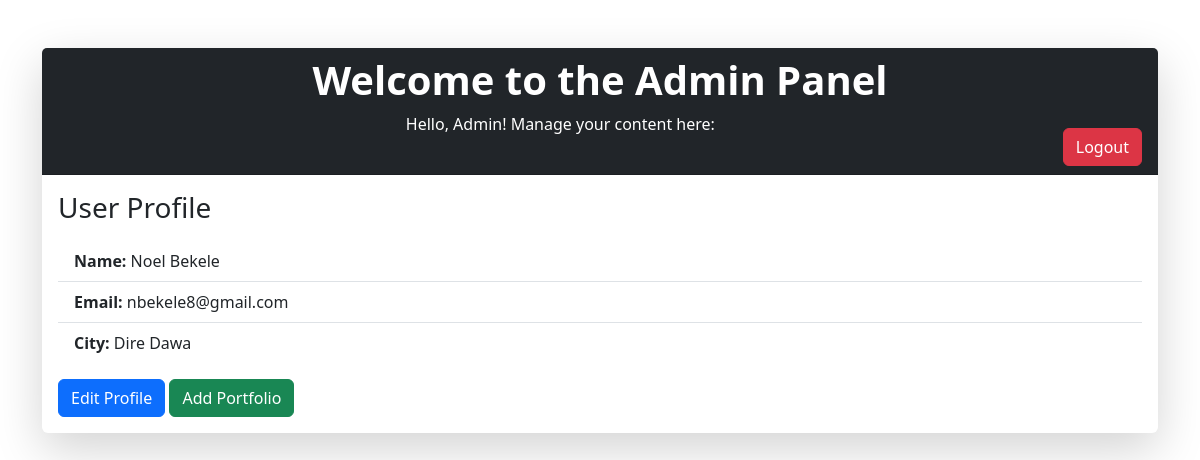
Screenshot of /dashboard.php (signed in) with the database file from the repository.
### tables this page shows
CREATE TABLE `users` (
  `id` bigint(20) UNSIGNED NOT NULL,
  `name` varchar(255) NOT NULL,
  `email` varchar(255) NOT NULL,
  `title_name` varchar(255) NOT NULL,
  `email_verified_at` timestamp NULL DEFAULT NULL,
  `password` varchar(255) NOT NULL,
  `s_title` text NOT NULL,
  `l_title` text NOT NULL,
  `b_day` varchar(255) NOT NULL,
  `about` text NOT NULL,
  `website` varchar(255) NOT NULL,
  `phone` varchar(255) NOT NULL,
  `city` varchar(255) NOT NULL,
  `age` varchar(255) NOT NULL,
  `degree` varchar(255) NOT NULL,
  `freelance` tinyint(1) DEFAULT 1,
  `remember_token` varchar(100) DEFAULT NULL,
  `created_at` timestamp NOT NULL DEFAULT current_timestamp(),
  `updated_at` timestamp NOT NULL DEFAULT current_timestamp() ON UPDATE current_timestamp()
);

### dashboard.php (the view, shortened to what this page needs)
<?php
include 'db.php';
$stmt = $pdo->prepare("SELECT * FROM users WHERE id = ?");
$stmt->execute([1]);
$user = $stmt->fetch(PDO::FETCH_ASSOC);
?>
<!DOCTYPE html>
<html lang="en">
<head>
    <link href="https://cdn.jsdelivr.net/npm/bootstrap@5.3.3/dist/css/bootstrap.min.css" rel="stylesheet">
</head>
<body>
<div class="container my-5">
    <div class="card shadow-lg border-0">
        <div class="card-header bg-dark text-white text-center">
            <h1 class="fw-bold">Welcome to the Admin Panel</h1>
            <a href="logout.php" class="btn btn-danger mt-3 float-end">Logout</a>
            <p class="mb-0">Hello, Admin! Manage your content here:</p>
        </div>
        <div class="card-body">
            <h3 class="mb-3">User Profile</h3>
            <ul class="list-group list-group-flush">
                <li class="list-group-item"><strong>Name:</strong> <?= htmlspecialchars($user['name']); ?></li>
                <li class="list-group-item"><strong>Email:</strong> <?= htmlspecialchars($user['email']); ?></li>
                <li class="list-group-item"><strong>City:</strong> <?= htmlspecialchars($user['city']); ?></li>
            </ul>
            <a href="edit_user.php?id=1" class="btn btn-primary mt-3">Edit Profile</a>
            <a href="add_portfolio.php" class="btn btn-success mt-3">Add Portfolio</a>
        </div>
    </div>
</div>
</body>
</html>

### rows the page displays
users: name "Noel Bekele", email "nbekele8@gmail.com", city "Dire Dawa"
